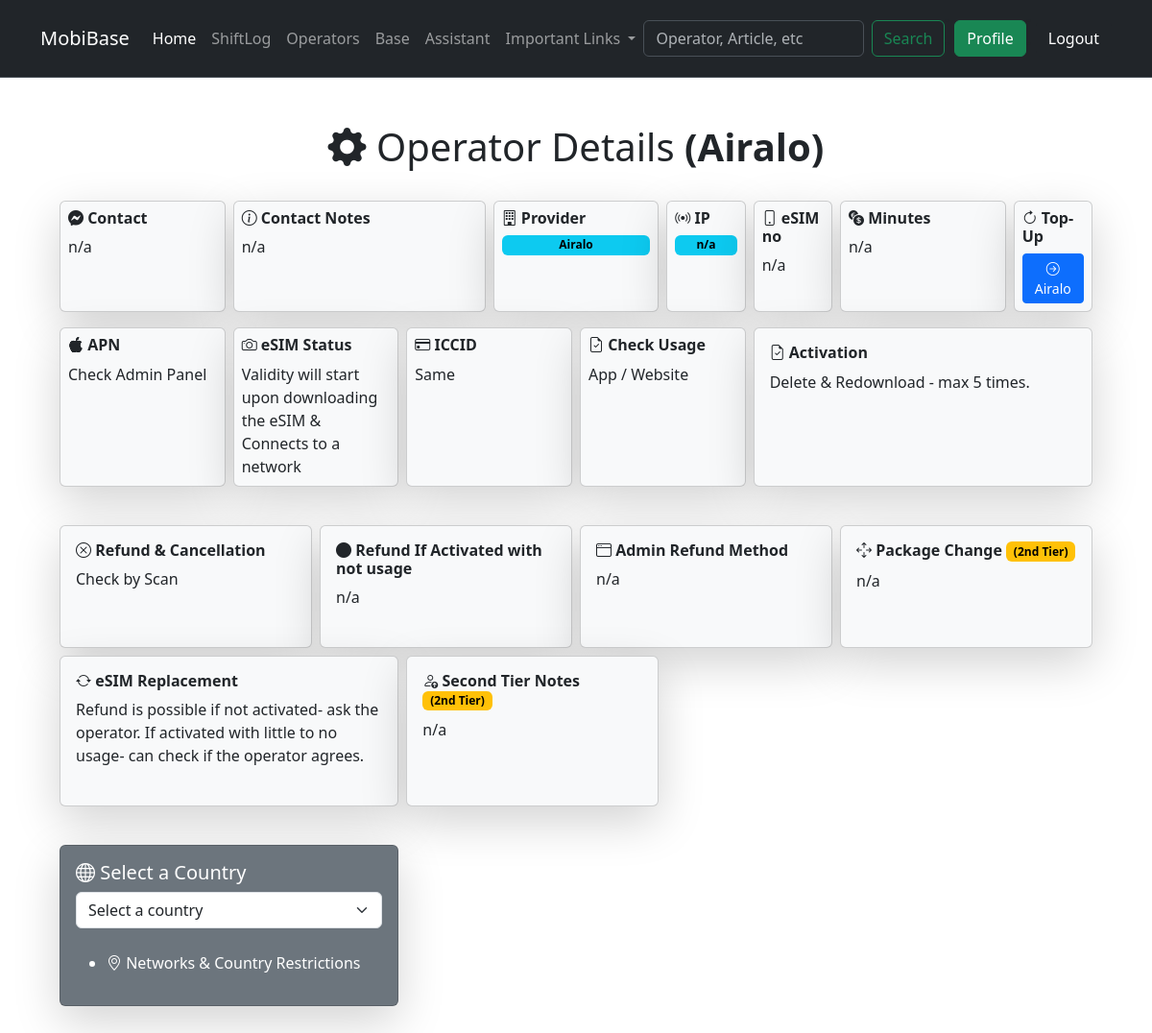
/operators/1 (signed in), run on the app's committed database.
### providers/models.py (models this page shows, shortened)
class Operator(models.Model):
    operator_name = models.CharField(max_length=64)
    contact_list = models.TextField(max_length=500, default='n/a')
    contact_notes = models.CharField(max_length=1000, default='n/a')
    phone_no = models.CharField(max_length=255, default='n/a')
    call_min = models.CharField(max_length=500, default='n/a')
    topup_eligibility = models.CharField(max_length=500) # link to topup
    provider_name = models.CharField(max_length=124)
    apn = models.CharField(max_length=64)
    iccid = models.CharField(max_length=100)
    check_usage = models.CharField(max_length=200, default='n/a')
    esim_status = models.CharField(max_length=255, default='n/a')
    ip_breakout = models.CharField(max_length=100, default='n/a') # needs to be added
    activation = models.CharField(max_length=1000, default='n/a')
    pkg_change = models.CharField(max_length=1000, default='n/a')
    esim_replacement = models.CharField(max_length=1000, default='n/a')
    cancellation = models.CharField(max_length=1000, default='n/a')
    cancel_if_activated = models.CharField(max_length=1000, default='n/a')
    admin_refund_method = models.CharField(max_length=1000, default='n/a')
    second_tier_notes = models.CharField(max_length=1000, default='n/a')

### providers/views.py (the view)
# urls.py: path('<int:pk>', views.operator_detail, name = 'operator_detail'),
@login_required
def operator_detail(request, pk):
    operator_instance = get_object_or_404(Operator, id=pk)
    country_data = CountryData.objects.filter(operator=operator_instance)
    return render(request, 'operator_detail.html', {
        'operator': operator_instance,
        'country_data': country_data
    })

### providers/templates/operator_detail.html (shortened to what this page needs)
{% extends 'base.html' %} {% block content %}
<h1 class="text-center my-4">
  <i class="bi bi-gear-fill"></i> Operator Details
  <strong>({{ operator.operator_name }})</strong>
</h1>
<div class="container-fluid">
  <div class="row g-2 p-2">
    <div class="col-md-2">
      <div class="card text-dark bg-light p-2 h-100 shadow-lg rounded">
        <h6 class="card-title">
          <i class="bi bi-messenger"></i> <strong>Contact</strong>
        </h6>
        <p class="card-text">{{ operator.contact_list }}</p>
      </div>
    </div>
    <div class="col-md-3">
      <div class="card text-dark bg-light p-2 h-100 shadow-lg rounded">
        <h6 class="card-title">
          <i class="bi bi-info-circle"></i> <strong>Contact Notes</strong>
        </h6>
        <p class="card-text">{{ operator.contact_notes }}</p>
      </div>
    </div>
    <div class="col-md-2">
      <div class="card text-dark bg-light p-2 h-100 shadow-lg rounded">
        <h6 class="card-title">
          <i class="bi bi-building"></i> <strong>Provider</strong>
        </h6>
        <span class="badge text-bg-info">
          <p class="card-text">{{ operator.provider_name }}</p></span
        >
      </div>
    </div>
    <div class="col-md-1">
      <div class="card text-dark bg-light p-2 h-100 shadow-lg rounded">
        <h6 class="card-title">
          <i class="bi bi-broadcast"></i>
          <strong>IP</strong>
        </h6>
        <span class="badge text-bg-info"
          ><p class="card-text">{{ operator.ip_breakout }}</p></span
        >
      </div>
    </div>
    <div class="col-md-1">
      <div class="card text-dark bg-light p-2 h-100 shadow-lg rounded">
        <h6 class="card-title">
          <i class="bi bi-phone"></i> <strong>eSIM no</strong>
        </h6>
        <p class="card-text">{{ operator.phone_no }}</p>
      </div>
    </div>
    <div class="col-md-2">
      <div class="card text-dark bg-light p-2 h-100 shadow-lg rounded">
        <h6 class="card-title">
          <i class="bi bi-currency-exchange"></i> <strong>Minutes</strong>
        </h6>
        <p class="card-text">{{ operator.call_min }}</p>
      </div>
    </div>
    <div class="col-md-1">
      <div class="card text-dark bg-light p-2 h-100 shadow-lg rounded">
        <h6 class="card-title">
          <i class="bi bi-arrow-clockwise"></i>
          <strong>Top-Up</strong>
        </h6>
        {% if operator.topup_eligibility|slice:":4" == "http" %}
        <a
          href="{{ operator.topup_eligibility }}"
          target="_blank"
          class="btn btn-primary btn-sm text-white"
        >
          <i class="bi bi-arrow-right-circle"></i> {{operator.operator_name}}
        </a>
        {% else %}
        <span>Not available</span>
        {% endif %}
      </div>
    </div>
  </div>
  <div class="row g-2 p-2">
    <div class="col-md-2">
      <div class="card text-dark bg-light p-2 h-100 shadow-lg rounded">
        <h6 class="card-title">
          <i class="bi bi-apple"></i> <strong>APN</strong>
        </h6>
        <p class="card-text">{{ operator.apn }}</p>
      </div>
    </div>
    <div class="col-md-2">
      <div class="card text-dark bg-light p-2 h-100 shadow-lg rounded">
        <h6 class="card-title">
          <i class="bi bi-camera"></i> <strong>eSIM Status</strong>
        </h6>
        <p class="card-text">{{ operator.esim_status }}</p>
      </div>
    </div>
    <div class="col-md-2">
      <div class="card text-dark bg-light p-2 h-100 shadow-lg rounded">
        <h6 class="card-title">
          <i class="bi bi-credit-card"></i> <strong>ICCID</strong>
        </h6>
        <p class="card-text">{{ operator.iccid }}</p>
      </div>
    </div>
    <div class="col-md-2">
      <div class="card text-dark bg-light p-2 h-100 shadow-lg rounded">
        <h6 class="card-title">
          <i class="bi bi-file-earmark-check"></i> <strong>Check Usage</strong>
        </h6>
        <p class="card-text">{{ operator.check_usage }}</p>
      </div>
    </div>
    <div class="col-md-4">
      <div class="card p-3 bg-light text-dark h-100 shadow-lg rounded mb-4">
        <h6 class="card-title">
          <i class="bi bi-file-earmark-check"></i>
          <strong>Activation</strong>
        </h6>
        <p class="card-text">{{ operator.activation }}</p>
      </div>
    </div>
  </div>
</div>
<br />
<div class="container-fluid">
  <div class="row g-2 p-2">
    <div class="col-md-3">
      <div class="card p-3 bg-light text-dark h-100 shadow-lg rounded mb-4">
        <h6 class="card-title">
          <i class="bi bi-x-circle"></i> <strong>Refund & Cancellation</strong>
        </h6>
        <p class="card-text">{{ operator.cancellation }}</p>
      </div>
    </div>
    <div class="col-md-3">
      <div class="card p-3 bg-light text-dark h-100 shadow-lg rounded mb-4">
        <h6 class="card-title">
          <i class="bi bi-circle-fill"></i>
          <strong>Refund If Activated with not usage</strong>
        </h6>
        <p class="card-text">{{ operator.cancel_if_activated }}</p>
      </div>
    </div>
    <div class="col-md-3">
      <div class="card p-3 bg-light text-dark h-100 shadow-lg rounded mb-4">
        <h6 class="card-title">
          <i class="bi bi-window"></i>
          <strong>Admin Refund Method</strong>
        </h6>
        <p class="card-text">{{ operator.admin_refund_method }}</p>
      </div>
    </div>
    <div class="col-md-3">
      <div class="card p-3 bg-light text-dark h-100 shadow-lg rounded mb-4">
        <h6 class="card-title">
          <i class="bi bi-arrows-move"></i>
          <strong
            >Package Change
            <span class="badge text-bg-warning">(2nd Tier)</span>
          </strong>
        </h6>
        <p class="card-text">{{ operator.pkg_change }}</p>
      </div>
    </div>
    <div class="col-md-4">
      <div class="card p-3 bg-light text-dark h-100 shadow-lg rounded mb-4">
        <h6 class="card-title">
          <i class="bi bi-arrow-repeat"></i>
          <strong>eSIM Replacement</strong>
        </h6>
        <p class="card-text">{{ operator.esim_replacement }}</p>
      </div>
    </div>
    <div class="col-md-3">
      <div class="card p-3 bg-light text-dark h-100 shadow-lg rounded mb-4">
        <h6 class="card-title">
          <i class="bi bi-person-up"></i>
          <strong
            >Second Tier Notes
            <span class="badge text-bg-warning">(2nd Tier)</span></strong
          >
        </h6>
        <p class="card-text">{{ operator.second_tier_notes }}</p>
      </div>
    </div>
  </div>
</div>
<div class="container my-4">
  <div class="row g-2 p-2">
    <div class="col-md-4">
      <div class="sticky-top">
        <div class="card bg-secondary text-white shadow-lg rounded mb-4">
          <div class="card-body p-3">
            <h5><i class="bi bi-globe"></i> Select a Country</h5>
            <select id="countrySelect" class="form-select">
              <option value="">Select a country</option>
            </select>
            <br />
            <ul>
              <li>
                <i class="bi bi-geo-alt"></i> Networks & Country Restrictions
              </li>
            </ul>
          </div>
        </div>
      </div>
    </div>
    <div class="col-md-8">
    </div>
  </div>
</div>
{% endblock content %}

### core/templates/base.html (shortened to what this page needs)
<!DOCTYPE html>
<html lang="en">
  <head>
    <link
      href="https://cdn.jsdelivr.net/npm/bootstrap@5.3.3/dist/css/bootstrap.min.css"
      rel="stylesheet"
    />
    <link
      href="https://cdn.jsdelivr.net/npm/bootstrap-icons/font/bootstrap-icons.css"
      rel="stylesheet"
    />
  </head>
  <body>
    {% include 'navbar.html' %}
    <div class="container">
      <br />
       {% block content %} {% endblock content %}
    </div>
    <br /><br /><br />
  </body>
</html>

### core/templates/navbar.html (shortened to what this page needs)
<nav
  class="navbar navbar-expand-lg bg-dark border-bottom border-body"
  data-bs-theme="dark"
>
  <div class="container">
    <a class="navbar-brand" href="{% url 'core:home' %}">MobiBase</a>
    {% if user.is_authenticated %}
    <div class="collapse navbar-collapse" id="navbarSupportedContent">
      <ul class="navbar-nav me-auto mb-2 mb-lg-0">
        <li class="nav-item">
          <a
            class="nav-link active"
            aria-current="page"
            href="{% url 'core:home' %}"
            >Home</a
          >
        </li>
        <li class="nav-item">
          <a class="nav-link" href="{% url 'shiftlog:home' %}">ShiftLog</a>
        </li>
        <li class="nav-item">
          <a class="nav-link" href="{% url 'providers:operators' %}"
            >Operators</a
          >
        </li>
        <li class="nav-item">
          <a class="nav-link" href="{% url 'core:kbase' %}">Base</a>
        </li>
        <li class="nav-item">
          <a class="nav-link" href="{% url 'assistant:topics' %}">Assistant</a>
        </li>
        <li class="nav-item dropdown">
          <a
            class="nav-link dropdown-toggle"
            href="#"
            role="button"
            data-bs-toggle="dropdown"
            aria-expanded="false"
          >
            Important Links
          </a>
        </li>
      </ul>
      <form class="d-flex" role="search">
        <input
          class="form-control me-2"
          type="search"
          placeholder="Operator, Article, etc"
          aria-label="Search"
        />
        <button class="btn btn-outline-success" type="submit">Search</button>
      </form>
    </div>
    <p>--</p>
    <div>
      <a href="{% url 'core:profile' %}"
        ><button class="btn btn-success">Profile</button></a
      >
    </div>
    <p>--</p>
    <div>
      <form method="post" action="{% url 'core:logout' %}">
        <button type="submit" class="btn btn-dark">Logout</button>
      </form>
    </div>
    {% endif %}
  </div>
</nav>

### data on the page
Operator: operator_name "Airalo", contact_list "n/a", contact_notes "n/a", provider_name "Airalo", ip_breakout "n/a", phone_no "n/a", call_min "n/a", apn "Check Admin Panel", esim_status "Validity will start upon downloading the eSIM & Connects to a network", iccid "Same", check_usage "App / Website", activation "Delete & Redownload - max 5 times.", cancellation "Check by Scan", cancel_if_activated "n/a", admin_refund_method "n/a", pkg_change "n/a", esim_replacement "Refund is possible if not activated- ask the operator. If activated with little to no usage- can check if the operator agrees.", second_tier_notes "n/a"
